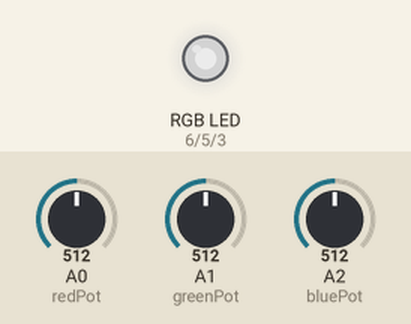
Simulated run of this sketch. Board: Arduino Uno, built with avr-gcc and run on an emulated ATmega328P. On the bench: an RGB LED mixed from three pins (HIGH = lit). The inputs (shaded band) are chosen by the test bench; at power-on: A0 (redPot) = 512, A1 (greenPot) = 512, A2 (bluePot) = 512. Dim RGB values are drawn brighter than linear.

Above: at 1.2 s.
1.3 s: A0 (redPot) set to 716
At 2.4 s:
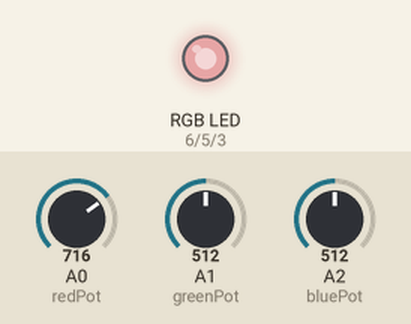
2.8 s: A1 (greenPot) set to 716
At 3.5 s:
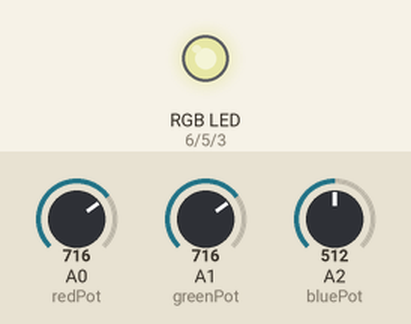
4.3 s: A2 (bluePot) set to 716
At 4.7 s:
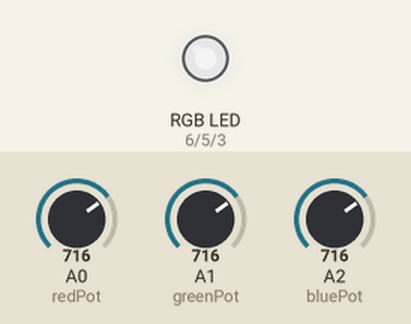
5.8 s: A0 (redPot) set to 900
At 7.0 s:
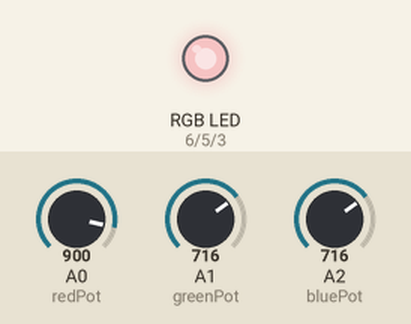
7.3 s: A1 (greenPot) set to 900
At 8.2 s:
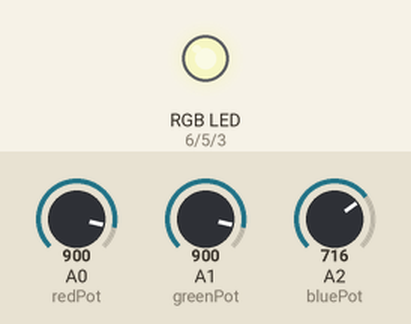
8.8 s: A2 (bluePot) set to 900
At 9.3 s:
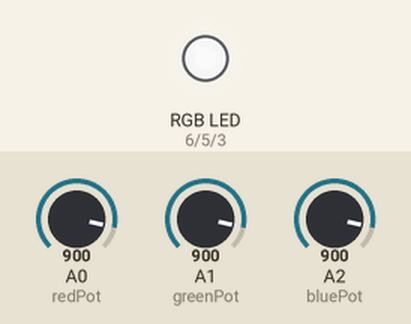
Timing chart, 0 to 11.3 s (numbered marks = the images above; inputs shaded):
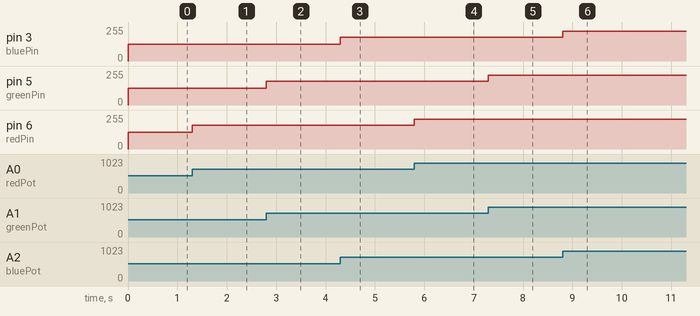

The sketch:

Laborator_2.ino
```cpp
// red vars
const int redPin=6;
const int redPot=A0;

//blue vars
const int bluePin=3;
const int bluePot=A2;

//green vars
const int greenPin=5;
const int greenPot=A1;

const int minPotValue=0;
const int maxPotValue=1023;

const int minDigValue=0;
const int maxDigValue=255;

void setup() {

  pinMode(redPin, OUTPUT);
  pinMode(redPot, INPUT);

  pinMode(greenPin, OUTPUT);
  pinMode(greenPot, INPUT);

  pinMode(bluePin, OUTPUT);
  pinMode(bluePot, INPUT);

  Serial.begin(9600);

}

void PWM(int potColor, int pinColor ){

  int potValue=analogRead(potColor);
  int intensity=map(potValue,minPotValue,maxPotValue,minDigValue,maxDigValue);
  analogWrite(pinColor, intensity);
}

void loop() {

 PWM(redPot, redPin);
 PWM(greenPot, greenPin);
 PWM(bluePot, bluePin);

}
```

Measured:
- after the input at 1.3 s, pin 6 (redPin): 127/255 → 178/255 at once
- after the input at 2.8 s, pin 5 (greenPin): 127/255 → 178/255 at once
- after the input at 4.3 s, pin 3 (bluePin): 127/255 → 178/255 at once
- after the input at 5.8 s, pin 6 (redPin): 178/255 → 224/255 at once
- after the input at 7.3 s, pin 5 (greenPin): 178/255 → 224/255 at once
- after the input at 8.8 s, pin 3 (bluePin): 178/255 → 224/255 at once
